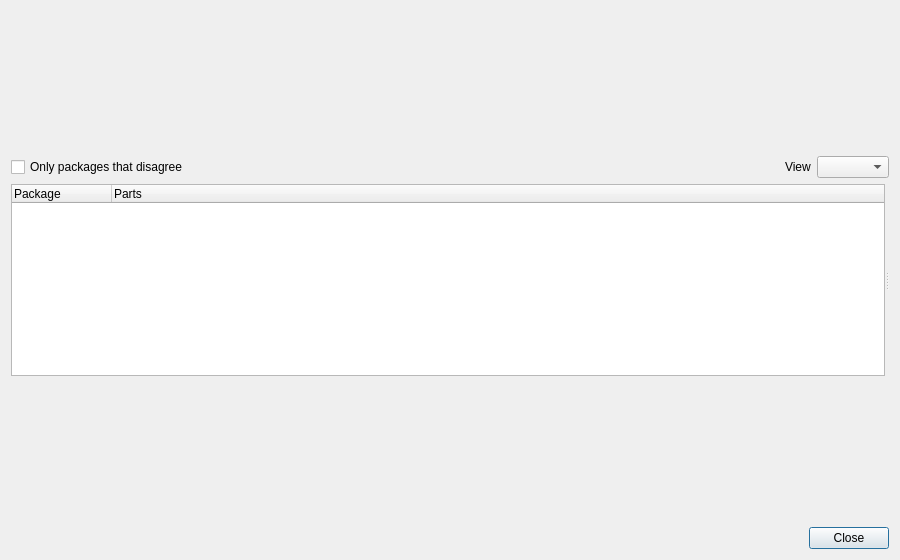
<?xml version="1.0" encoding="UTF-8"?>
<ui version="4.0">
 <class>FootprintVariantsDialog</class>
 <widget class="QDialog" name="FootprintVariantsDialog">
  <property name="geometry">
   <rect>
    <x>0</x>
    <y>0</y>
    <width>900</width>
    <height>560</height>
   </rect>
  </property>
  <property name="windowTitle">
   <string>Footprint Variants</string>
  </property>
  <layout class="QVBoxLayout" name="mainLayout">
   <item>
    <widget class="QLabel" name="summaryLabel">
     <property name="text">
      <string notr="true"/>
     </property>
     <property name="wordWrap">
      <bool>true</bool>
     </property>
    </widget>
   </item>
   <item>
    <layout class="QHBoxLayout" name="optionsLayout">
     <item>
      <widget class="QCheckBox" name="onlyClashesCheck">
       <property name="text">
        <string>Only packages that disagree</string>
       </property>
      </widget>
     </item>
     <item>
      <spacer name="optionsSpacer">
       <property name="orientation">
        <enum>Qt::Horizontal</enum>
       </property>
       <property name="sizeHint" stdset="0">
        <size>
         <width>40</width>
         <height>20</height>
        </size>
       </property>
      </spacer>
     </item>
     <item>
      <widget class="QLabel" name="modeLabel">
       <property name="text">
        <string>View</string>
       </property>
      </widget>
     </item>
     <item>
      <widget class="QComboBox" name="modeCombo"/>
     </item>
    </layout>
   </item>
   <item>
    <widget class="QSplitter" name="bodySplitter">
     <property name="orientation">
      <enum>Qt::Horizontal</enum>
     </property>
     <widget class="QTreeWidget" name="variantTree">
      <property name="mouseTracking">
       <bool>true</bool>
      </property>
      <property name="rootIsDecorated">
       <bool>true</bool>
      </property>
      <property name="uniformRowHeights">
       <bool>true</bool>
      </property>
      <column>
       <property name="text">
        <string>Package</string>
       </property>
      </column>
      <column>
       <property name="text">
        <string>Parts</string>
       </property>
      </column>
     </widget>
     <widget class="QWidget" name="viewHost" native="true">
      <layout class="QVBoxLayout" name="viewLayout">
       <property name="leftMargin">
        <number>0</number>
       </property>
       <property name="topMargin">
        <number>0</number>
       </property>
       <property name="rightMargin">
        <number>0</number>
       </property>
       <property name="bottomMargin">
        <number>0</number>
       </property>
      </layout>
     </widget>
    </widget>
   </item>
   <item>
    <widget class="QLabel" name="statusLabel">
     <property name="text">
      <string notr="true"/>
     </property>
     <property name="wordWrap">
      <bool>true</bool>
     </property>
    </widget>
   </item>
   <item>
    <widget class="QDialogButtonBox" name="buttonBox">
     <property name="orientation">
      <enum>Qt::Horizontal</enum>
     </property>
     <property name="standardButtons">
      <set>QDialogButtonBox::Close</set>
     </property>
    </widget>
   </item>
  </layout>
 </widget>
 <resources/>
 <connections/>
</ui>
